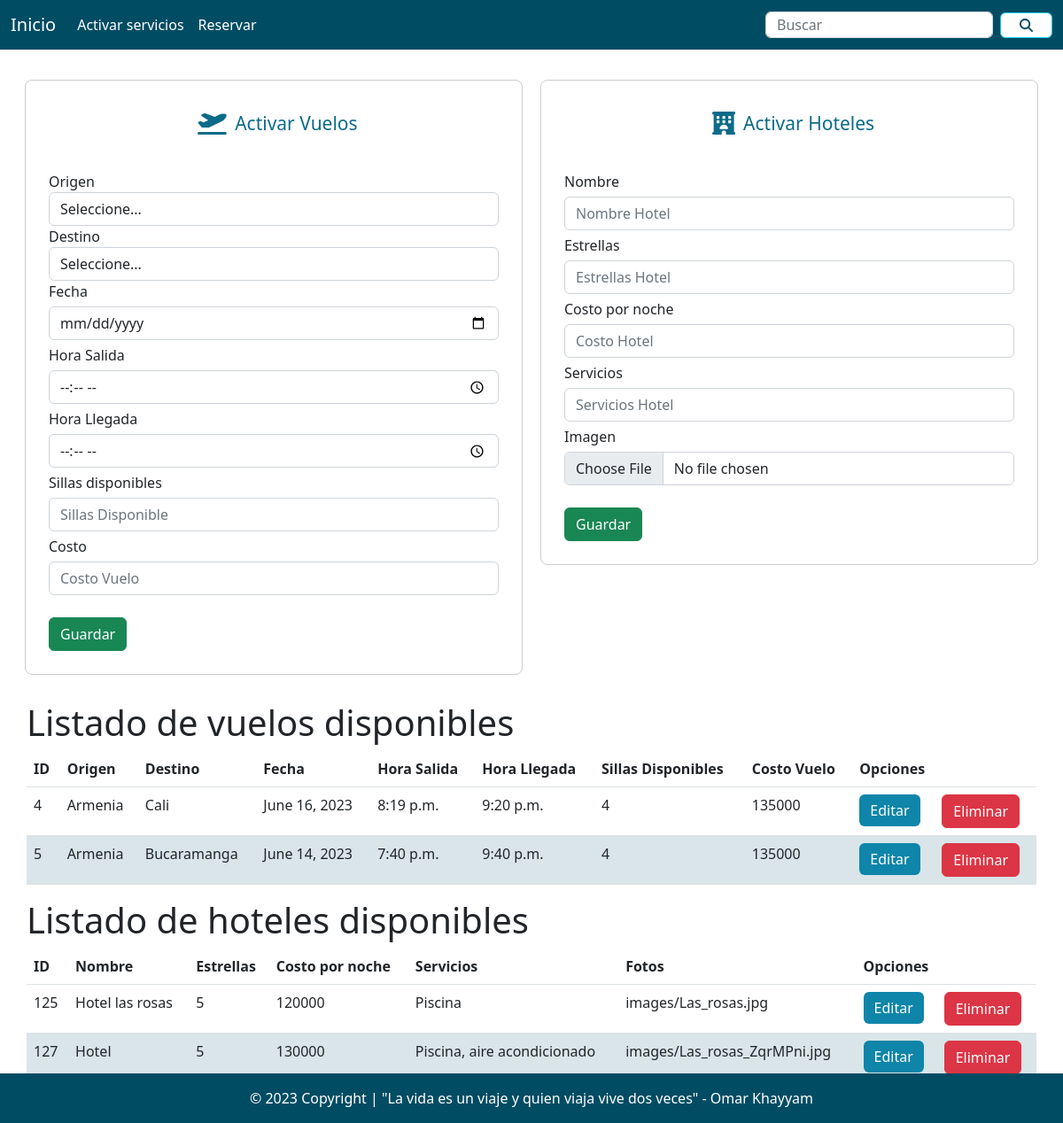
The app's page /orders/activarServicios/ with its own data.
### orders/models.py (models this page shows, shortened)
class Vuelo(models.Model):
    IDVuelo = models.BigAutoField(primary_key=True)
    origenVuelo = models.CharField(max_length=100)
    destinoVuelo = models.CharField(max_length=100)
    fechaVuelo = models.DateField()
    horaSalidaVuelo = models.TimeField()
    horaLlegadaVuelo = models.TimeField()
    sillasDisponibleVuelo = models.IntegerField()
    costoVuelo = models.IntegerField()

class Hotel(models.Model):
    IDHotel = models.BigAutoField(primary_key=True)
    nombreHotel = models.CharField(max_length=100)
    estrellasHotel = models.IntegerField()
    costoHotel = models.IntegerField()
    serviciosHotel = models.CharField(max_length=500)
    imagenHotel = models.ImageField(upload_to='images/', blank=True, null=True)

### orders/views.py (the view)
# urls.py: path("activarServicios/", views.activarServicios),
def activarServicios(request):
    vuelosListados = Vuelo.objects.all()
    hotelesListados = Hotel.objects.all()
    return render(request, "servicios_create_list.html", {"vuelos": vuelosListados, "hoteles": hotelesListados})

### orders/templates/servicios_create_list.html (shortened to what this page needs)
<!doctype html>
<html lang="en">
<head>
    {% load static %}
    <link href="https://cdn.jsdelivr.net/npm/bootstrap@5.2.3/dist/css/bootstrap.min.css" rel="stylesheet">
    <link href="https://getbootstrap.com/docs/5.2/assets/css/docs.css" rel="stylesheet">
    <link href="{% static 'css/style.css' %}" rel="stylesheet">
</head>
<body>
    <nav class="navbar navbar-expand-lg"
        style="background-color: #004c63; position: fixed; width: 100%; z-index: 100; ">
        <div class="container-fluid">
            <a class="navbar-brand text-white" href="/">Inicio</a>
            <div class="collapse navbar-collapse " id="navbarSupportedContent">
                <ul class="navbar-nav me-auto mb-2 mb-lg-0 ">
                    <li class="nav-item">
                        <a class="nav-link active text-white" aria-current="page" href="">Activar servicios</a>
                    </li>
                    <li class="nav-item">
                        <a class="nav-link text-white" href="../reservas/">Reservar</a>
                    </li>
                </ul>
                <form class="d-flex" role="search" style="align-items: center;">
                    <input class="form-control me-2" style="height: 30px;" type="search" placeholder="Buscar"
                        aria-label="Search">
                    <button class="btn btn-outline-info d-flex" type="submit"
                        style="align-items: center; background: white; fill: #004c63;"></button>
                </form>
            </div>
        </div>
    </nav>
    <div class="content">
        <div class="col-sm-12 col-md-12 col-lg-12 col-xl-12">
            <div class="forms-vuelos-hoteles row" style="justify-content: space-evenly;">
                <div class="card col-12 col-md-6" style="padding: 10px; border: none;">
                    <div style="border: 1px solid #ccc; border-radius: 8px; padding: 10px;">
                        <div class="inicio-form">
                            <h2>Activar Vuelos</h2>
                        </div>
                        <div class="card-body">
                            <form action="/registrarVuelo/" method="POST">{% csrf_token %}
                                <div class="form-group">
                                    <label for="FormControlInput">Origen</label>
                                    <select class="form-control" name="txtorigenVuelo" id="txtorigenVuelo">
                                        <option value="">Seleccione...</option>
                                    </select>
                                </div>
                                <div class="form-group">
                                    <label for="FormControlInput">Destino</label>
                                    <select class="form-control" name="destinoVuelo" id="destinoVuelo">
                                        <option value="">Seleccione...</option>
                                    </select>
                                </div>
                                <div class="form-group">
                                    <label for="FormControlInput">Fecha</label>
                                    <input type="date" id="fechaVuelo" name="fechaVuelo" class="form-control"
                                        placeholder="fechaVuelo" maxlength="50" required>
                                </div>
                                <div class="form-group">
                                    <label for="FormControlInput">Hora Salida</label>
                                    <input type="time" id="horaSalidaVuelo" name="horaSalidaVuelo" class="form-control"
                                        placeholder="horaSalidaVuelo" maxlength="50" required>
                                </div>
                                <div class="form-group">
                                    <label for="FormControlInput">Hora Llegada</label>
                                    <input type="time" id="horaLlegadaVuelo" name="horaLlegadaVuelo"
                                        class="form-control" placeholder="horaLlegadaVuelo" maxlength="50" required>
                                </div>
                                <div class="form-group">
                                    <label for="FormControlInput">Sillas disponibles</label>
                                    <input type="text" id="sillasDisponibleVuelo" name="sillasDisponibleVuelo"
                                        class="form-control" placeholder="Sillas Disponible" maxlength="50" required>
                                </div>
                                <div class="form-group">
                                    <label for="FormControlInput">Costo</label>
                                    <input type="number" id="costoVuelo" name="costoVuelo" class="form-control"
                                        placeholder="Costo Vuelo" maxlength="50" required>
                                </div>
                                <div class="form-group">
                                    <button type="submit" class="btn btn-success btn-block text-white">Guardar</button>
                                </div>
                            </form>
                        </div>
                    </div>
                </div>
                <div class="card col-12 col-md-6" style="padding: 10px; border: none;">
                    <div style="border: 1px solid #ccc; border-radius: 8px; padding: 10px;">
                        <div class="inicio-form">
                            <h2>Activar Hoteles</h2>
                        </div>
                        <div class="card-body">
                            <form action="/registrarHotel/" method="POST" enctype="multipart/form-data">{% csrf_token %}
                                <div class="form-group">
                                    <label for="FormControlInput">Nombre</label>
                                    <input type="text" id="txtnombreHotel" name="txtnombreHotel" class="form-control"
                                        placeholder="Nombre Hotel" maxlength="50" required>
                                </div>
                                <div class="form-group">
                                    <label for="FormControlInput">Estrellas</label>
                                    <input type="text" id="estrellasHotel" name="estrellasHotel" class="form-control"
                                        placeholder="Estrellas Hotel" maxlength="50" required>
                                </div>
                                <div class="form-group">
                                    <label for="FormControlInput">Costo por noche</label>
                                    <input type="text" id="costoHotel" name="costoHotel" class="form-control"
                                        placeholder="Costo Hotel" maxlength="50" required>
                                </div>
                                <div class="form-group">
                                    <label for="FormControlInput">Servicios</label>
                                    <input type="text" id="serviciosHotel" name="serviciosHotel" class="form-control"
                                        placeholder="Servicios Hotel" maxlength="50" required>
                                </div>
                                <div class="form-group">
                                    <label for="FormControlInput">Imagen</label>
                                    <input type="file" id="imagenHotel" name="imagenHotel" class="form-control"
                                        placeholder="imagenHotel" required>
                                </div>
                                <div class="form-group">
                                    <button type="submit" class="btn btn-success btn-block text-white">Guardar</button>
                                </div>
                            </form>
                        </div>
                    </div>
                </div>
            </div>
            <div class="col-sm-12">
                <h1>Listado de vuelos disponibles</h1>
                <div class="table-responsive">
                    <table class="table">
                        <thead>
                            <tr>
                                <th>ID</th>
                                <th>Origen</th>
                                <th>Destino</th>
                                <th>Fecha</th>
                                <th>Hora Salida</th>
                                <th>Hora Llegada</th>
                                <th>Sillas Disponibles</th>
                                <th>Costo Vuelo</th>
                                <th colspan="2">Opciones</th>
                            </tr>
                        </thead>
                        <tbody>
                            {% for i in vuelos %}
                            <tr>
                                <td>{{i.IDVuelo}}</td>
                                <td>{{i.origenVuelo}}</td>
                                <td>{{i.destinoVuelo}}</td>
                                <td>{{i.fechaVuelo}}</td>
                                <td>{{i.horaSalidaVuelo}}</td>
                                <td>{{i.horaLlegadaVuelo}}</td>
                                <td>{{i.sillasDisponibleVuelo}}</td>
                                <td>{{i.costoVuelo}}</td>
                                <td><a href="edicionVuelo/{{i.IDVuelo}}" class="btn btn-info">Editar</a></td>
                                <td><a href="eliminarVuelo/{{i.IDVuelo}}"
                                        class="btn btn-danger btnEliminacion">Eliminar</a>
                                </td>
                            </tr>
                            {% endfor %}
                        </tbody>
                    </table>
                </div>
            </div>
            <div class="table-responsive">
                <table class="table">
                    <thead>
                        <h1>Listado de hoteles disponibles</h1>
                        <tr>
                            <th>ID</th>
                            <th>Nombre</th>
                            <th>Estrellas</th>
                            <th>Costo por noche</th>
                            <th>Servicios</th>
                            <th>Fotos</th>
                            <th colspan="2">Opciones</th>
                        </tr>
                    </thead>
                    <tbody>
                        {% for i in hoteles %}
                        <tr>
                            <td>{{i.IDHotel}}</td>
                            <td>{{i.nombreHotel}}</td>
                            <td>{{i.estrellasHotel}}</td>
                            <td>{{i.costoHotel}}</td>
                            <td>{{i.serviciosHotel}}</td>
                            <td>{{i.imagenHotel}}</td>
                            <td><a href="edicionHotel/{{i.IDHotel}}" class="btn btn-info">Editar</a></td>
                            <td><a href="eliminarHotel/{{i.IDHotel}}" class="btn btn-danger btnEliminacion">Eliminar</a>
                            </td>
                        </tr>
                        {% endfor %}
                    </tbody>
                </table>
            </div>
        </div>
</body>
</html>
 <footer class=" text-center text-white" style="background-color: #006787;">
    <div class="text-center p-3" style="background-color: #004c63;">© 2023 Copyright | "La vida es un viaje y quien viaja vive dos veces" - Omar Khayyam</div>
</footer>

### orders/static/css/style.css (style rules this page uses)
body { overflow-x: hidden; }
html { overflow-x: hidden; }
.content { max-width: 1250px; margin: 0 auto; padding: 60px 30px 30px; }
.forms-vuelos-hoteles { justify-content: space-evenly; }
form input { height: 38px; }
tr:nth-child(2n) { background: #00506826; }
.table-responsive { width: 100%; }
.btn-info { background: #0e85a9; border: none; color: white; }
.card { margin: 20px 0; }
.inicio-form { text-align: center; align-items: center; justify-content: center; color: #0c6b88; fill: #0c6b88; padding: 25px; display: flex; flex-direction: row; }
svg { font-size: 21px; margin: 0 9px; }
.inicio-form h2 { font-size: 21px; margin-bottom: 0; }
.btn-success { margin-top: 20px; }
input { margin: 5px 0; }
footer { position: relative; position: fixed; bottom: 0px; width: 100vw; margin-top: 30px; left: 0px; right: 0px; }

### orders/templates/servicios_create_list.html (style rules this page uses)
form input { height: 38px; }

### records on screen
Vuelo: IDVuelo "4", origenVuelo "Armenia", destinoVuelo "Cali", fechaVuelo "June 16, 2023", horaSalidaVuelo "8:19 p.m.", horaLlegadaVuelo "9:20 p.m.", sillasDisponibleVuelo "4", costoVuelo "135000"
Vuelo: IDVuelo "5", origenVuelo "Armenia", destinoVuelo "Bucaramanga", fechaVuelo "June 14, 2023", horaSalidaVuelo "7:40 p.m.", horaLlegadaVuelo "9:40 p.m.", sillasDisponibleVuelo "4", costoVuelo "135000"
Hotel: IDHotel "125", nombreHotel "Hotel las rosas", estrellasHotel "5", costoHotel "120000", serviciosHotel "Piscina", imagenHotel "images/Las_rosas.jpg"
Hotel: IDHotel "127", nombreHotel "Hotel", estrellasHotel "5", costoHotel "130000", serviciosHotel "Piscina, aire acondicionado", imagenHotel "images/Las_rosas_ZqrMPni.jpg"
